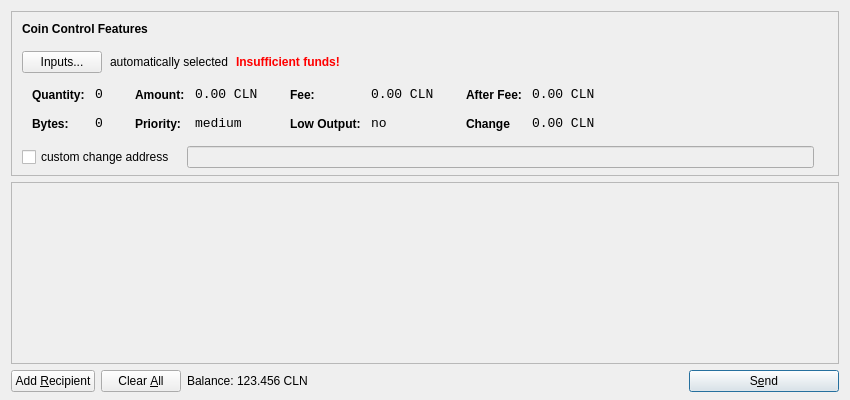
<?xml version="1.0" encoding="UTF-8"?>
<ui version="4.0">
 <class>SendCoinsDialog</class>
 <widget class="QDialog" name="SendCoinsDialog">
  <property name="geometry">
   <rect>
    <x>0</x>
    <y>0</y>
    <width>850</width>
    <height>400</height>
   </rect>
  </property>
  <property name="windowTitle">
   <string>Send Coins</string>
  </property>
  <layout class="QVBoxLayout" name="verticalLayout" stretch="0,1,0">
   <property name="bottomMargin">
    <number>8</number>
   </property>
   <item>
    <widget class="QFrame" name="frameCoinControl">
     <property name="sizePolicy">
      <sizepolicy hsizetype="Expanding" vsizetype="Expanding">
       <horstretch>0</horstretch>
       <verstretch>0</verstretch>
      </sizepolicy>
     </property>
     <property name="maximumSize">
      <size>
       <width>16777215</width>
       <height>16777215</height>
      </size>
     </property>
     <property name="frameShape">
      <enum>QFrame::StyledPanel</enum>
     </property>
     <property name="frameShadow">
      <enum>QFrame::Sunken</enum>
     </property>
     <layout class="QVBoxLayout" name="verticalLayoutCoinControl2">
      <property name="spacing">
       <number>-1</number>
      </property>
      <property name="leftMargin">
       <number>0</number>
      </property>
      <property name="topMargin">
       <number>0</number>
      </property>
      <property name="rightMargin">
       <number>0</number>
      </property>
      <property name="bottomMargin">
       <number>6</number>
      </property>
      <item>
       <layout class="QVBoxLayout" name="verticalLayoutCoinControl" stretch="0,0,0,0,1">
        <property name="spacing">
         <number>0</number>
        </property>
        <property name="leftMargin">
         <number>10</number>
        </property>
        <property name="topMargin">
         <number>10</number>
        </property>
        <item>
         <layout class="QHBoxLayout" name="horizontalLayoutCoinControl1">
          <property name="bottomMargin">
           <number>15</number>
          </property>
          <item>
           <widget class="QLabel" name="labelCoinControlFeatures">
            <property name="sizePolicy">
             <sizepolicy hsizetype="Preferred" vsizetype="Maximum">
              <horstretch>0</horstretch>
              <verstretch>0</verstretch>
             </sizepolicy>
            </property>
            <property name="font">
             <font>
              <weight>75</weight>
              <bold>true</bold>
             </font>
            </property>
            <property name="styleSheet">
             <string notr="true">font-weight:bold;</string>
            </property>
            <property name="text">
             <string>Coin Control Features</string>
            </property>
           </widget>
          </item>
         </layout>
        </item>
        <item>
         <layout class="QHBoxLayout" name="horizontalLayoutCoinControl2" stretch="0,0,0,0">
          <property name="spacing">
           <number>8</number>
          </property>
          <property name="bottomMargin">
           <number>10</number>
          </property>
          <item>
           <widget class="QPushButton" name="pushButtonCoinControl">
            <property name="styleSheet">
             <string notr="true"/>
            </property>
            <property name="text">
             <string>Inputs...</string>
            </property>
           </widget>
          </item>
          <item>
           <widget class="QLabel" name="labelCoinControlAutomaticallySelected">
            <property name="text">
             <string>automatically selected</string>
            </property>
            <property name="margin">
             <number>5</number>
            </property>
           </widget>
          </item>
          <item>
           <widget class="QLabel" name="labelCoinControlInsuffFunds">
            <property name="font">
             <font>
              <weight>75</weight>
              <bold>true</bold>
             </font>
            </property>
            <property name="styleSheet">
             <string notr="true">color:red;font-weight:bold;</string>
            </property>
            <property name="text">
             <string>Insufficient funds!</string>
            </property>
            <property name="margin">
             <number>5</number>
            </property>
           </widget>
          </item>
          <item>
           <spacer name="horizontalSpacerCoinControl">
            <property name="orientation">
             <enum>Qt::Horizontal</enum>
            </property>
            <property name="sizeHint" stdset="0">
             <size>
              <width>40</width>
              <height>1</height>
             </size>
            </property>
           </spacer>
          </item>
         </layout>
        </item>
        <item>
         <widget class="QWidget" name="widgetCoinControl" native="true">
          <property name="sizePolicy">
           <sizepolicy hsizetype="Preferred" vsizetype="Preferred">
            <horstretch>0</horstretch>
            <verstretch>0</verstretch>
           </sizepolicy>
          </property>
          <property name="minimumSize">
           <size>
            <width>0</width>
            <height>0</height>
           </size>
          </property>
          <property name="styleSheet">
           <string notr="true"/>
          </property>
          <layout class="QHBoxLayout" name="horizontalLayoutCoinControl5">
           <property name="margin">
            <number>0</number>
           </property>
           <item>
            <layout class="QHBoxLayout" name="horizontalLayoutCoinControl3" stretch="0,0,0,1">
             <property name="spacing">
              <number>20</number>
             </property>
             <property name="topMargin">
              <number>0</number>
             </property>
             <property name="bottomMargin">
              <number>10</number>
             </property>
             <item>
              <layout class="QFormLayout" name="formLayoutCoinControl1">
               <property name="horizontalSpacing">
                <number>10</number>
               </property>
               <property name="verticalSpacing">
                <number>14</number>
               </property>
               <property name="leftMargin">
                <number>10</number>
               </property>
               <property name="topMargin">
                <number>4</number>
               </property>
               <property name="rightMargin">
                <number>6</number>
               </property>
               <item row="0" column="0">
                <widget class="QLabel" name="labelCoinControlQuantityText">
                 <property name="styleSheet">
                  <string notr="true">font-weight:bold;</string>
                 </property>
                 <property name="text">
                  <string>Quantity:</string>
                 </property>
                 <property name="margin">
                  <number>0</number>
                 </property>
                </widget>
               </item>
               <item row="0" column="1">
                <widget class="QLabel" name="labelCoinControlQuantity">
                 <property name="font">
                  <font>
                   <family>Monospace</family>
                   <pointsize>10</pointsize>
                  </font>
                 </property>
                 <property name="cursor">
                  <cursorShape>IBeamCursor</cursorShape>
                 </property>
                 <property name="contextMenuPolicy">
                  <enum>Qt::ActionsContextMenu</enum>
                 </property>
                 <property name="text">
                  <string>0</string>
                 </property>
                 <property name="margin">
                  <number>0</number>
                 </property>
                 <property name="textInteractionFlags">
                  <set>Qt::LinksAccessibleByMouse|Qt::TextSelectableByKeyboard|Qt::TextSelectableByMouse</set>
                 </property>
                </widget>
               </item>
               <item row="1" column="0">
                <widget class="QLabel" name="labelCoinControlBytesText">
                 <property name="styleSheet">
                  <string notr="true">font-weight:bold;</string>
                 </property>
                 <property name="text">
                  <string>Bytes:</string>
                 </property>
                </widget>
               </item>
               <item row="1" column="1">
                <widget class="QLabel" name="labelCoinControlBytes">
                 <property name="font">
                  <font>
                   <family>Monospace</family>
                   <pointsize>10</pointsize>
                  </font>
                 </property>
                 <property name="cursor">
                  <cursorShape>IBeamCursor</cursorShape>
                 </property>
                 <property name="contextMenuPolicy">
                  <enum>Qt::ActionsContextMenu</enum>
                 </property>
                 <property name="text">
                  <string>0</string>
                 </property>
                 <property name="textInteractionFlags">
                  <set>Qt::LinksAccessibleByMouse|Qt::TextSelectableByKeyboard|Qt::TextSelectableByMouse</set>
                 </property>
                </widget>
               </item>
              </layout>
             </item>
             <item>
              <layout class="QFormLayout" name="formLayoutCoinControl2">
               <property name="horizontalSpacing">
                <number>10</number>
               </property>
               <property name="verticalSpacing">
                <number>14</number>
               </property>
               <property name="leftMargin">
                <number>6</number>
               </property>
               <property name="topMargin">
                <number>4</number>
               </property>
               <property name="rightMargin">
                <number>6</number>
               </property>
               <item row="0" column="0">
                <widget class="QLabel" name="labelCoinControlAmountText">
                 <property name="styleSheet">
                  <string notr="true">font-weight:bold;</string>
                 </property>
                 <property name="text">
                  <string>Amount:</string>
                 </property>
                 <property name="margin">
                  <number>0</number>
                 </property>
                </widget>
               </item>
               <item row="0" column="1">
                <widget class="QLabel" name="labelCoinControlAmount">
                 <property name="font">
                  <font>
                   <family>Monospace</family>
                   <pointsize>10</pointsize>
                  </font>
                 </property>
                 <property name="cursor">
                  <cursorShape>IBeamCursor</cursorShape>
                 </property>
                 <property name="contextMenuPolicy">
                  <enum>Qt::ActionsContextMenu</enum>
                 </property>
                 <property name="text">
                  <string>0.00 CLN</string>
                 </property>
                 <property name="textInteractionFlags">
                  <set>Qt::LinksAccessibleByMouse|Qt::TextSelectableByKeyboard|Qt::TextSelectableByMouse</set>
                 </property>
                </widget>
               </item>
               <item row="1" column="0">
                <widget class="QLabel" name="labelCoinControlPriorityText">
                 <property name="styleSheet">
                  <string notr="true">font-weight:bold;</string>
                 </property>
                 <property name="text">
                  <string>Priority:</string>
                 </property>
                </widget>
               </item>
               <item row="1" column="1">
                <widget class="QLabel" name="labelCoinControlPriority">
                 <property name="font">
                  <font>
                   <family>Monospace</family>
                   <pointsize>10</pointsize>
                  </font>
                 </property>
                 <property name="cursor">
                  <cursorShape>IBeamCursor</cursorShape>
                 </property>
                 <property name="contextMenuPolicy">
                  <enum>Qt::ActionsContextMenu</enum>
                 </property>
                 <property name="text">
                  <string>medium</string>
                 </property>
                 <property name="textInteractionFlags">
                  <set>Qt::LinksAccessibleByMouse|Qt::TextSelectableByKeyboard|Qt::TextSelectableByMouse</set>
                 </property>
                </widget>
               </item>
              </layout>
             </item>
             <item>
              <layout class="QFormLayout" name="formLayoutCoinControl3">
               <property name="horizontalSpacing">
                <number>10</number>
               </property>
               <property name="verticalSpacing">
                <number>14</number>
               </property>
               <property name="leftMargin">
                <number>6</number>
               </property>
               <property name="topMargin">
                <number>4</number>
               </property>
               <property name="rightMargin">
                <number>6</number>
               </property>
               <item row="0" column="0">
                <widget class="QLabel" name="labelCoinControlFeeText">
                 <property name="styleSheet">
                  <string notr="true">font-weight:bold;</string>
                 </property>
                 <property name="text">
                  <string>Fee:</string>
                 </property>
                 <property name="margin">
                  <number>0</number>
                 </property>
                </widget>
               </item>
               <item row="0" column="1">
                <widget class="QLabel" name="labelCoinControlFee">
                 <property name="font">
                  <font>
                   <family>Monospace</family>
                   <pointsize>10</pointsize>
                  </font>
                 </property>
                 <property name="cursor">
                  <cursorShape>IBeamCursor</cursorShape>
                 </property>
                 <property name="contextMenuPolicy">
                  <enum>Qt::ActionsContextMenu</enum>
                 </property>
                 <property name="text">
                  <string>0.00 CLN</string>
                 </property>
                 <property name="textInteractionFlags">
                  <set>Qt::LinksAccessibleByMouse|Qt::TextSelectableByKeyboard|Qt::TextSelectableByMouse</set>
                 </property>
                </widget>
               </item>
               <item row="1" column="0">
                <widget class="QLabel" name="labelCoinControlLowOutputText">
                 <property name="styleSheet">
                  <string notr="true">font-weight:bold;</string>
                 </property>
                 <property name="text">
                  <string>Low Output:</string>
                 </property>
                </widget>
               </item>
               <item row="1" column="1">
                <widget class="QLabel" name="labelCoinControlLowOutput">
                 <property name="font">
                  <font>
                   <family>Monospace</family>
                   <pointsize>10</pointsize>
                  </font>
                 </property>
                 <property name="cursor">
                  <cursorShape>IBeamCursor</cursorShape>
                 </property>
                 <property name="contextMenuPolicy">
                  <enum>Qt::ActionsContextMenu</enum>
                 </property>
                 <property name="text">
                  <string>no</string>
                 </property>
                 <property name="textInteractionFlags">
                  <set>Qt::LinksAccessibleByMouse|Qt::TextSelectableByKeyboard|Qt::TextSelectableByMouse</set>
                 </property>
                </widget>
               </item>
              </layout>
             </item>
             <item>
              <layout class="QFormLayout" name="formLayoutCoinControl4">
               <property name="horizontalSpacing">
                <number>10</number>
               </property>
               <property name="verticalSpacing">
                <number>14</number>
               </property>
               <property name="leftMargin">
                <number>6</number>
               </property>
               <property name="topMargin">
                <number>4</number>
               </property>
               <property name="rightMargin">
                <number>6</number>
               </property>
               <item row="0" column="0">
                <widget class="QLabel" name="labelCoinControlAfterFeeText">
                 <property name="styleSheet">
                  <string notr="true">font-weight:bold;</string>
                 </property>
                 <property name="text">
                  <string>After Fee:</string>
                 </property>
                 <property name="margin">
                  <number>0</number>
                 </property>
                </widget>
               </item>
               <item row="0" column="1">
                <widget class="QLabel" name="labelCoinControlAfterFee">
                 <property name="font">
                  <font>
                   <family>Monospace</family>
                   <pointsize>10</pointsize>
                  </font>
                 </property>
                 <property name="cursor">
                  <cursorShape>IBeamCursor</cursorShape>
                 </property>
                 <property name="contextMenuPolicy">
                  <enum>Qt::ActionsContextMenu</enum>
                 </property>
                 <property name="text">
                  <string>0.00 CLN</string>
                 </property>
                 <property name="textInteractionFlags">
                  <set>Qt::LinksAccessibleByMouse|Qt::TextSelectableByKeyboard|Qt::TextSelectableByMouse</set>
                 </property>
                </widget>
               </item>
               <item row="1" column="0">
                <widget class="QLabel" name="labelCoinControlChangeText">
                 <property name="styleSheet">
                  <string notr="true">font-weight:bold;</string>
                 </property>
                 <property name="text">
                  <string>Change</string>
                 </property>
                </widget>
               </item>
               <item row="1" column="1">
                <widget class="QLabel" name="labelCoinControlChange">
                 <property name="font">
                  <font>
                   <family>Monospace</family>
                   <pointsize>10</pointsize>
                  </font>
                 </property>
                 <property name="cursor">
                  <cursorShape>IBeamCursor</cursorShape>
                 </property>
                 <property name="contextMenuPolicy">
                  <enum>Qt::ActionsContextMenu</enum>
                 </property>
                 <property name="text">
                  <string>0.00 CLN</string>
                 </property>
                 <property name="textInteractionFlags">
                  <set>Qt::LinksAccessibleByMouse|Qt::TextSelectableByKeyboard|Qt::TextSelectableByMouse</set>
                 </property>
                </widget>
               </item>
              </layout>
             </item>
            </layout>
           </item>
          </layout>
         </widget>
        </item>
        <item>
         <layout class="QHBoxLayout" name="horizontalLayoutCoinControl4" stretch="0,0,0">
          <property name="spacing">
           <number>12</number>
          </property>
          <property name="sizeConstraint">
           <enum>QLayout::SetDefaultConstraint</enum>
          </property>
          <property name="topMargin">
           <number>5</number>
          </property>
          <property name="rightMargin">
           <number>5</number>
          </property>
          <item>
           <widget class="QCheckBox" name="checkBoxCoinControlChange">
            <property name="text">
             <string>custom change address</string>
            </property>
           </widget>
          </item>
          <item>
           <widget class="QLineEdit" name="lineEditCoinControlChange">
            <property name="enabled">
             <bool>false</bool>
            </property>
            <property name="sizePolicy">
             <sizepolicy hsizetype="Expanding" vsizetype="Fixed">
              <horstretch>0</horstretch>
              <verstretch>0</verstretch>
             </sizepolicy>
            </property>
           </widget>
          </item>
          <item>
           <widget class="QLabel" name="labelCoinControlChangeLabel">
            <property name="sizePolicy">
             <sizepolicy hsizetype="Preferred" vsizetype="Expanding">
              <horstretch>0</horstretch>
              <verstretch>0</verstretch>
             </sizepolicy>
            </property>
            <property name="minimumSize">
             <size>
              <width>0</width>
              <height>0</height>
             </size>
            </property>
            <property name="text">
             <string/>
            </property>
            <property name="margin">
             <number>3</number>
            </property>
           </widget>
          </item>
         </layout>
        </item>
        <item>
         <spacer name="verticalSpacerCoinControl">
          <property name="orientation">
           <enum>Qt::Vertical</enum>
          </property>
          <property name="sizeHint" stdset="0">
           <size>
            <width>800</width>
            <height>1</height>
           </size>
          </property>
         </spacer>
        </item>
       </layout>
      </item>
     </layout>
    </widget>
   </item>
   <item>
    <widget class="QScrollArea" name="scrollArea">
     <property name="widgetResizable">
      <bool>true</bool>
     </property>
     <widget class="QWidget" name="scrollAreaWidgetContents">
      <property name="geometry">
       <rect>
        <x>0</x>
        <y>0</y>
        <width>830</width>
        <height>165</height>
       </rect>
      </property>
      <layout class="QVBoxLayout" name="verticalLayout_2">
       <property name="margin">
        <number>0</number>
       </property>
       <item>
        <layout class="QVBoxLayout" name="entries">
         <property name="spacing">
          <number>6</number>
         </property>
        </layout>
       </item>
       <item>
        <spacer name="verticalSpacer">
         <property name="orientation">
          <enum>Qt::Vertical</enum>
         </property>
         <property name="sizeHint" stdset="0">
          <size>
           <width>20</width>
           <height>40</height>
          </size>
         </property>
        </spacer>
       </item>
      </layout>
     </widget>
    </widget>
   </item>
   <item>
    <layout class="QHBoxLayout" name="horizontalLayout">
     <item>
      <widget class="QPushButton" name="addButton">
       <property name="toolTip">
        <string>Send to multiple recipients at once</string>
       </property>
       <property name="text">
        <string>Add &amp;Recipient</string>
       </property>
       <property name="icon">
        <iconset resource="../bitcoin.qrc">
         <normaloff>:/icons/add</normaloff>:/icons/add</iconset>
       </property>
       <property name="autoDefault">
        <bool>false</bool>
       </property>
      </widget>
     </item>
     <item>
      <widget class="QPushButton" name="clearButton">
       <property name="sizePolicy">
        <sizepolicy hsizetype="Minimum" vsizetype="Fixed">
         <horstretch>0</horstretch>
         <verstretch>0</verstretch>
        </sizepolicy>
       </property>
       <property name="toolTip">
        <string>Remove all transaction fields</string>
       </property>
       <property name="text">
        <string>Clear &amp;All</string>
       </property>
       <property name="icon">
        <iconset resource="../bitcoin.qrc">
         <normaloff>:/icons/remove</normaloff>:/icons/remove</iconset>
       </property>
       <property name="autoRepeatDelay">
        <number>300</number>
       </property>
       <property name="autoDefault">
        <bool>false</bool>
       </property>
      </widget>
     </item>
     <item>
      <layout class="QHBoxLayout" name="horizontalLayout_2">
       <property name="spacing">
        <number>3</number>
       </property>
       <item>
        <widget class="QLabel" name="label">
         <property name="sizePolicy">
          <sizepolicy hsizetype="Preferred" vsizetype="Fixed">
           <horstretch>0</horstretch>
           <verstretch>0</verstretch>
          </sizepolicy>
         </property>
         <property name="text">
          <string>Balance:</string>
         </property>
        </widget>
       </item>
       <item>
        <widget class="QLabel" name="labelBalance">
         <property name="sizePolicy">
          <sizepolicy hsizetype="Preferred" vsizetype="Fixed">
           <horstretch>0</horstretch>
           <verstretch>0</verstretch>
          </sizepolicy>
         </property>
         <property name="cursor">
          <cursorShape>IBeamCursor</cursorShape>
         </property>
         <property name="text">
          <string>123.456 CLN</string>
         </property>
         <property name="textInteractionFlags">
          <set>Qt::LinksAccessibleByMouse|Qt::TextSelectableByKeyboard|Qt::TextSelectableByMouse</set>
         </property>
        </widget>
       </item>
      </layout>
     </item>
     <item>
      <spacer name="horizontalSpacer">
       <property name="orientation">
        <enum>Qt::Horizontal</enum>
       </property>
       <property name="sizeHint" stdset="0">
        <size>
         <width>40</width>
         <height>20</height>
        </size>
       </property>
      </spacer>
     </item>
     <item>
      <widget class="QPushButton" name="sendButton">
       <property name="minimumSize">
        <size>
         <width>150</width>
         <height>0</height>
        </size>
       </property>
       <property name="toolTip">
        <string>Confirm the send action</string>
       </property>
       <property name="text">
        <string>S&amp;end</string>
       </property>
       <property name="icon">
        <iconset resource="../bitcoin.qrc">
         <normaloff>:/icons/send</normaloff>:/icons/send</iconset>
       </property>
       <property name="default">
        <bool>true</bool>
       </property>
      </widget>
     </item>
    </layout>
   </item>
  </layout>
 </widget>
 <resources>
  <include location="../bitcoin.qrc"/>
 </resources>
 <connections/>
</ui>
